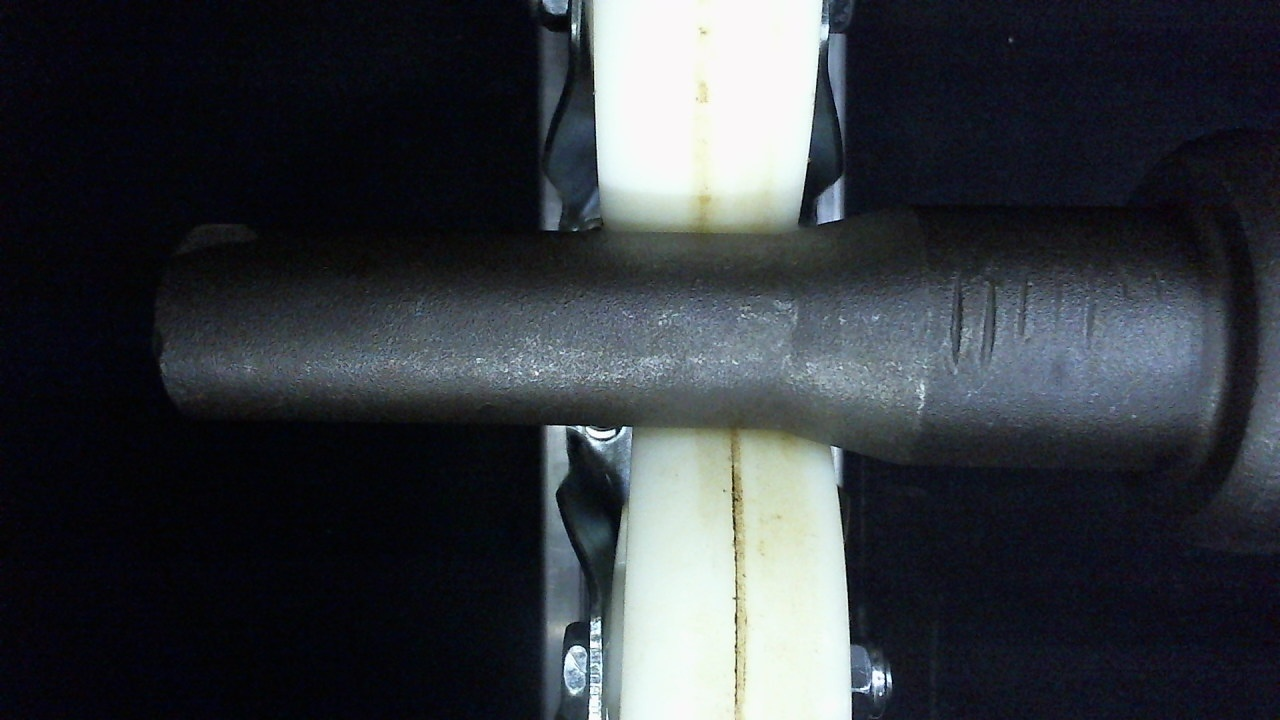
#> input picture image_processing/bfl/analysis/gripper_test_new/Webcam11709.jpg, 1280 x 720 px; its folder holds only this picture in this run
$ python find_gripper.py   (older library calls are emulated)
#> lines starting #> are read from the running program, lines starting #| are printed output that depends on the picture; after the words box and inside, x2 and y2 are one past the last pixel; in counts of white or black regions, pixels touching at a corner belong together
import os
import cv2
import numpy as np

image_name = ""
count_index= 0
first_pix_loc1_x=0

def showimage(image_name,image):
	# return
	cv2.imshow(image_name,image)
	cv2.waitKey(0)
	cv2.destroyAllWindows()


def dynamic_crop(g9,g_bk):

	global first_pix_loc1_x

	if 1:#debug:
			#showimage("ImageWindow",g9)
			cv2.imwrite("outputs/g9_"+str(count_index)+".jpg",g9)

	first_pix_loc1_x = 0
	y1 = 220  + 20
	y2 = 520  - 50-20
	x_fixed = 200

	mid_y = int(round(g9.shape[0]/2))
	for j1 in range(0, g9.shape[1]):
		if g9[mid_y][j1] ==255 and first_pix_loc1_x==0:
			first_pix_loc1_x = j1
			# print ("first pix", j1)
		g9[mid_y][j1] = 255

	for y in range(0,g9.shape[0]):
		if g9[y][x_fixed] ==255:
			y1 = y
			# print("h1",y1)
			break
		g9[y][x_fixed] = 255

	for y in reversed(range(g9.shape[0])):
		if g9[y][x_fixed] ==255:
			y2 = y
			# print("h1",y1)
			break
		g9[y][x_fixed] = 255


	if 1:
		showimage('ImageWindow', g9)
		# cv2.waitKey(0)


	# g10 = bef_gray[0:225, first_pix_loc1_x:]
	g10 = g_bk[y1+30:y2-20, first_pix_loc1_x+20:]

	return g10


def identify_gripper(image):
	global image_name
	global count_index
	global first_pix_loc1_x

	print("Applying filter B for Gripper")
	debug = True

	try:
		crop1_x1 = 100 + 0
		crop1_x2 = 1200 - 0
		crop1_y1 = 220  + 0 - 20 -50
		crop1_y2 = 520  + 50 + 20

		mid_y = int(round((crop1_x1 - crop1_x2) / 2))
		counter_y = 0

		# image = cv2.imread(str(path) + str(image_name))
		col_img = image.copy()
		# image=original_image.copy()
		gray = image[crop1_y1:crop1_y2, crop1_x1:crop1_x2]

		if debug:
			showimage("crop",gray)


		bef_gray = gray.copy()


		# #-----Converting image to LAB Color model-----------------------------------
		# lab= cv2.cvtColor(gray, cv2.COLOR_BGR2LAB)
		# # cv2.imshow("lab",lab)

		# #-----Splitting the LAB image to different channels-------------------------
		# l, a, b = cv2.split(lab)
		# # cv2.imshow('l_channel', l)
		# # cv2.imshow('a_channel', a)
		# # cv2.imshow('b_channel', b)

		# #-----Applying CLAHE to L-channel-------------------------------------------
		# clahe = cv2.createCLAHE(clipLimit=3.0, tileGridSize=(8,8))
		# cl = clahe.apply(l)
		# # cv2.imshow('CLAHE output', cl)

		# #-----Merge the CLAHE enhanced L-channel with the a and b channel-----------
		# limg = cv2.merge((cl,a,b))
		# # cv2.imshow('limg', limg)

		# #-----Converting image from LAB Color model to RGB model--------------------
		# final = cv2.cvtColor(limg, cv2.COLOR_LAB2BGR)
		# # cv2.imshow('final', final)


		# # gray = final


		# if debug:
		# 	cv2.imwrite("outputs/"+str(image_name)+"_A1_"+"crop.jpg", image)
		# 	showimage('ImageWindow',image)
		# 	cv2.waitKey(0)


		gray = cv2.cvtColor(gray,cv2.COLOR_BGR2GRAY) # grayscale

		clahe = cv2.createCLAHE(clipLimit=2.8, tileGridSize=(5,5))
		gray = clahe.apply(gray)

		# cv2.imwrite("image_clahe_output.jpg",cl1)

		if debug:
			showimage("clahe",gray)

		g_bk = gray.copy()


		# [4 lines of commented-out code are left out]


		gray = cv2.medianBlur(gray, 89)


		if debug:
			cv2.imwrite("outputs/"+str(image_name)+"_A3_"+"blur.jpg", gray)
			showimage('median blur', gray)
			cv2.waitKey(0)


		_,g9 = cv2.threshold(gray,25,255,cv2.THRESH_BINARY)

		# showimage("thresh",g9)

		global count_index
		count_index+=1

		g10 = dynamic_crop(g9,g_bk)


		if debug:
			showimage('dynamic crop', g10)
			cv2.waitKey(0)


		# [14 lines of commented-out code are left out]

		g12 = cv2.medianBlur(g10,7)

		if debug:
			showimage("medianBlur",g12)


		g_kernel2 = cv2.getGaborKernel((7,7), 1.55, np.pi, 5.45, 0.2, 0, ktype=cv2.CV_32F) #(ksize, sigma, theta, lambda, gamma, psi, ktype)
		g13 = cv2.filter2D(g12, cv2.CV_8UC3, g_kernel2)


		if debug:
			showimage('gabor filter', g13)
			cv2.waitKey(0)


		g13 = cv2.GaussianBlur(g13,(7,7),0)

		# [7 lines of commented-out code are left out]

		_,g14 = cv2.threshold(g13,160,255,cv2.THRESH_BINARY)

		if debug:
			showimage("gabor thresh",g14)


		# [40 lines of commented-out code are left out]


		n_black_pix = np.sum(g14 <100)
		print('\t\tNumber of black pixels for gripper:', n_black_pix)
		print('\t\tfirst_pix_loc1_x:', first_pix_loc1_x)


		if n_black_pix>200:
			print("gripper present",n_black_pix)


		# # if n_black_pix>5:# or first_pix_loc1_x<10:
		# if n_black_pix>5 and first_pix_loc1_x>10 and first_pix_loc1_x<200:

		# 	cv2.rectangle(img = col_img, pt1 = (920-20, 260-20), pt2 = (1100+20, 450+20), color = (0, 0, 255), thickness = 2)

		# 	font                   = cv2.FONT_HERSHEY_SIMPLEX
		# 	bottomLeftCornerOfText = (920-20-300,260-20+50)
		# 	fontScale              = 1
		# 	fontColor              = (0,0,255)
		# 	lineType               = 2

		# 	cv2.putText(col_img,'NOT OK - Gripper',
		# 	    bottomLeftCornerOfText,
		# 	    font,
		# 	    fontScale,
		# 	    fontColor,
		# 	    lineType)


		# 	# showimage('ImageWindow', g14)
		# 	showimage('ImageWindow2', col_img)
		# 	# showimage('ImageWindow3', g9)


		# if debug:
		# 	showimage('ImageWindow', g14)
		# 	cv2.waitKey(0)


		return ((first_pix_loc1_x, n_black_pix, col_img))


		# [7 lines of commented-out code are left out]

		return

	except Exception as e:
		print ("Exception", e)

	return


if __name__ == "__main__":
	# path = "rpi-7_images/big_shaft_15/"
	path = "analysis/gripper_test_new/"

	images=[]

	for r,d,f in os.walk(path):
		for files in f:
			if ".jpg" in files:
				images.append(os.path.join(r,files))

	for img in images:

		image_name= img

		# image_name = "analysis/Webcam157.jpg"
		# image_name = "analysis/Webcam167.jpg"
		# image_name = "analysis/Webcam1213.jpg"

		original_image = cv2.imread(image_name)
#> original_image is the input picture: shape (720, 1280, 3); mean B, G, R 62.7, 57.2, 53.1

		print("*******************************"+str(image_name)+"********************************")

		# showimage(img,original_image)

		identify_gripper(original_image)
#> in identify_gripper, `gray = cv2.cvtColor(gray,cv2.COLOR_BGR2GRAY)`:
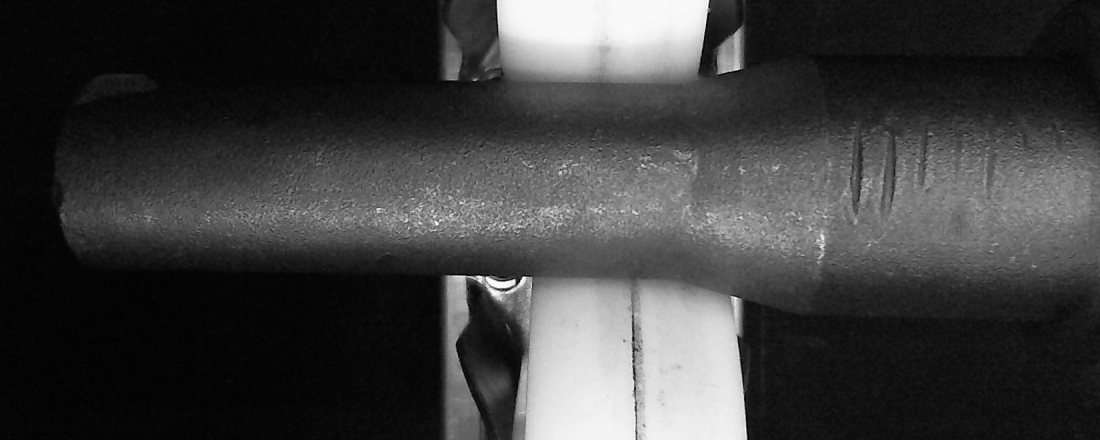
#> gray: shape (440, 1100); min 1, max 255, mean 61.2
#> in identify_gripper, `gray = cv2.medianBlur(gray, 89)`:
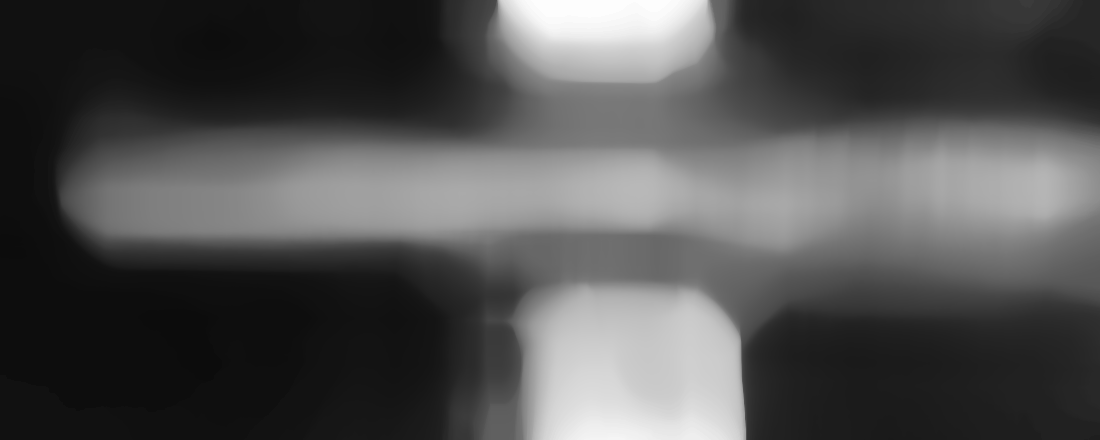
#> gray: shape (440, 1100); min 12, max 253, mean 80.4
#> in identify_gripper, `_,g9 = cv2.threshold(gray,25,255,cv2.THRESH_BINARY)`:
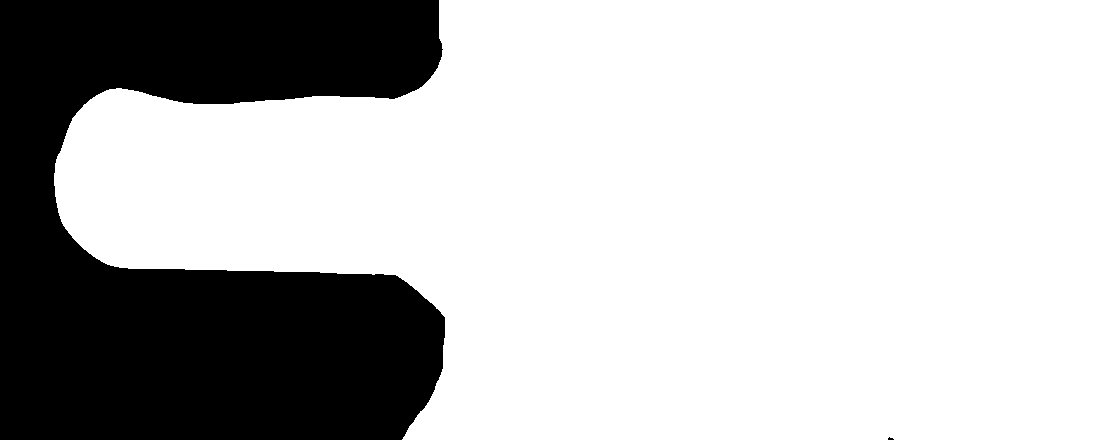
#> g9: shape (440, 1100); 73.8% white; 2 black regions (1 under 20 px), largest, box (x1, y1, x2, y2) and area: (0, 0, 445, 440) 126985
#> after the loop in dynamic_crop, `for j1 in range(0, g9.shape[1]):`: g9: shape (440, 1100); 73.8% white; 3 black regions (1 under 20 px), largest, box (x1, y1, x2, y2) and area: (0, 221, 445, 440) 76635, (0, 0, 443, 220) 50289
#> after the loop in dynamic_crop, `for j1 in range(0, g9.shape[1]):`: first_pix_loc1_x = 61
#> after the loop in dynamic_crop, `for y in range(0,g9.shape[0]):`: g9: shape (440, 1100); 73.8% white; 4 black regions (1 under 20 px), largest, box (x1, y1, x2, y2) and area: (0, 221, 445, 440) 76635, (0, 0, 200, 220) 27020, (201, 0, 443, 104) 23165
#> after the loop in dynamic_crop, `for y in reversed(range(g9.shape[0])):`:
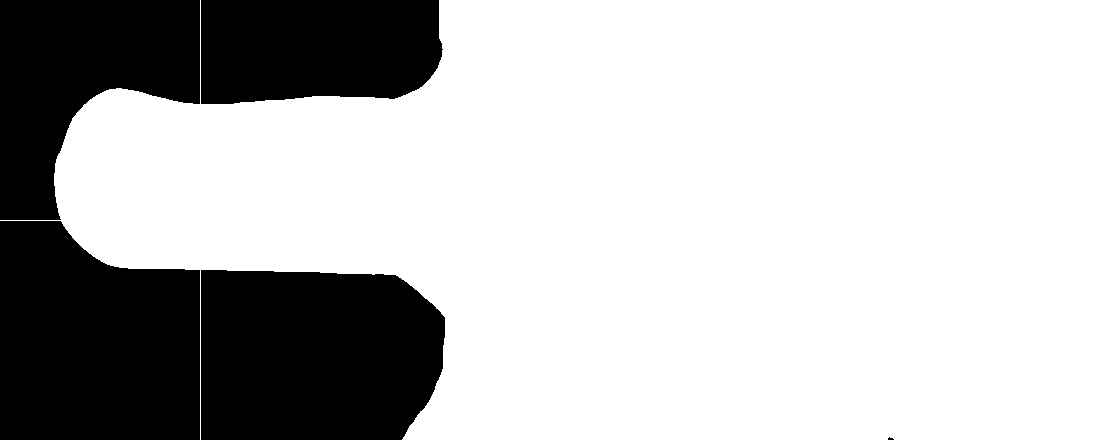
#> g9: shape (440, 1100); 73.8% white; 5 black regions (1 under 20 px), largest, box (x1, y1, x2, y2) and area: (201, 270, 445, 440) 38308, (0, 221, 200, 440) 38157, (0, 0, 200, 220) 27020, (201, 0, 443, 104) 23165
#> in dynamic_crop, `g10 = g_bk[y1+30:y2-20, first_pix_loc1_x+20:]`:
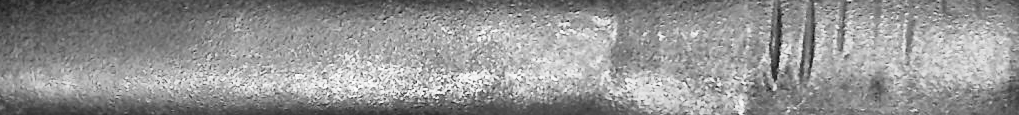
#> g10: shape (115, 1019); min 5, max 255, mean 147.4
#> in identify_gripper, `g12 = cv2.medianBlur(g10,7)`:
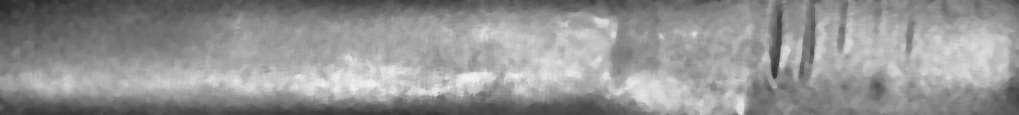
#> g12: shape (115, 1019); min 42, max 242, mean 147.6
#> in identify_gripper, `g13 = cv2.filter2D(g12, cv2.CV_8UC3, g_kernel2)`:
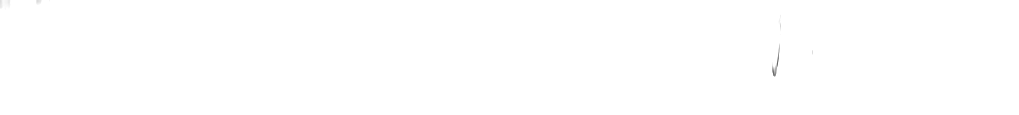
#> g13: shape (115, 1019); min 102, max 255, mean 254.9
#> in identify_gripper, `_,g14 = cv2.threshold(g13,160,255,cv2.THRESH_BINARY)`: g14: shape (115, 1019); every value is 255
#> in identify_gripper, `n_black_pix = np.sum(g14 <100)`: n_black_pix = 0
#| 		Number of black pixels for gripper: 0
#| 		first_pix_loc1_x: 61

		# break
